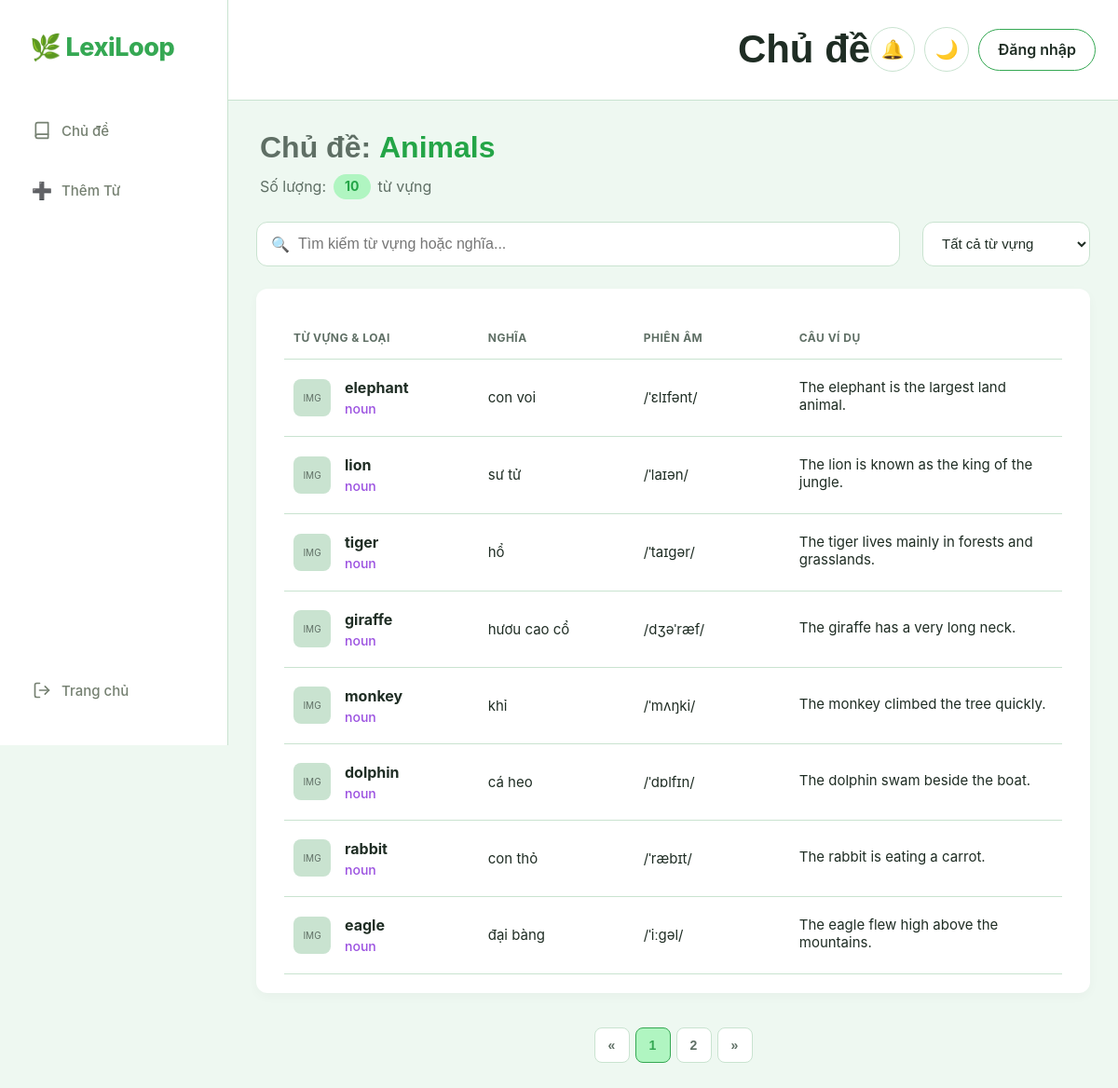
Screenshot of /pages/main/B_DanhSachTuVung.php?topicID=1 with the database file from the repository.
### tables this page shows
CREATE TABLE `Topics` (
    `topicID` int NOT NULL,
    `topicName` varchar(100) NOT NULL,
    `topicDescription` text,
    `category` varchar(20) NOT NULL DEFAULT 'common',
    `created_by` int DEFAULT NULL,
    `topicCreated_at` datetime DEFAULT CURRENT_TIMESTAMP
);

CREATE TABLE `vocabulary` (
  `id` int NOT NULL,
  `topic_id` int NOT NULL,
  `word` varchar(100) NOT NULL,
  `pronunciation` varchar(100) DEFAULT NULL,
  `part_of_speech` varchar(30) DEFAULT NULL,
  `meaning` text NOT NULL,
  `example_sentence` text,
  `created_by` int DEFAULT NULL,
  `created_at` datetime DEFAULT CURRENT_TIMESTAMP,
  `audio_url` varchar(255) DEFAULT NULL
);

### pages/main/B_DanhSachTuVung.php (the view, shortened to what this page needs)
<?php
require_once '../../Connect.php';
$isLoggedIn = isset($_SESSION['user_id']);
$topic_id = isset($_GET['topicID']) ? (int) $_GET['topicID'] : 0;
$sql_topic = "
    SELECT
        topicID,
        topicName,
        topicDescription
    FROM Topics
    WHERE topicID = ?
";
$stmt_topic = mysqli_prepare($link, $sql_topic);
mysqli_stmt_bind_param(
    $stmt_topic,
    "i",
    $topic_id
);
mysqli_stmt_execute($stmt_topic);
$result_topic = mysqli_stmt_get_result($stmt_topic);
$topic = mysqli_fetch_assoc($result_topic);
$sql_count = "
    SELECT COUNT(*) AS word_count
    FROM vocabulary
    WHERE topic_id = ?
";
$stmt_count = mysqli_prepare($link, $sql_count);
mysqli_stmt_bind_param(
    $stmt_count,
    "i",
    $topic_id
);
mysqli_stmt_execute($stmt_count);
$result_count = mysqli_stmt_get_result($stmt_count);
$count_data = mysqli_fetch_assoc($result_count);
$word_count = $count_data['word_count'];
$sql_vocab = "
    SELECT
        id,
        word,
        pronunciation,
        part_of_speech,
        meaning,
        example_sentence,
        audio_url
    FROM vocabulary
    WHERE topic_id = ?
    ORDER BY id ASC
";
$stmt_vocab = mysqli_prepare($link, $sql_vocab);
mysqli_stmt_bind_param(
    $stmt_vocab,
    "i",
    $topic_id
);
mysqli_stmt_execute($stmt_vocab);
$vocab_result = mysqli_stmt_get_result($stmt_vocab);
?>
<!DOCTYPE html>
<html lang="vi">
<head>
    <link rel="stylesheet" type="text/css" href="../../CSS/Style.css">
    <link rel="stylesheet" type="text/css" href="../../CSS/B_DanhSachTuVung.css">
    <link rel="stylesheet" type="text/css" href="../../CSS/responsive.css">
</head>
<body>
    <div class="layout-wrapper">
        <?php
        if ($isLoggedIn) {
            include '../../includes/sidebar_user.php';
        } else {
            include '../../includes/sidebar_guest.php';
        }
        ?>
        <main class="main-content">
            <?php
            include '../../includes/topheader.php';
            ?>
            <div class="content-area">
                <section class="topic-header">
                    <div class="topic-info">
                        <h2 class="topic-name">
                            Chủ đề:
                            <span class="dynamic-text">
                                <?= htmlspecialchars($topic['topicName']) ?>
                            </span>
                        </h2>
                        <p class="topic-count">
                            Số lượng:
                            <span class="dynamic-badge">
                                <?= $word_count ?>
                            </span>
                            từ vựng
                        </p>
                    </div>
                </section>
                <div class="vocabs-toolbar">
                    <div class="vocabs-search">
                        <span class="search-icon" aria-hidden="true">🔍</span>
                        <input type="search" id="vocab-search" name="vocab-search" class="search-input"
                            placeholder="Tìm kiếm từ vựng hoặc nghĩa...">
                    </div>
                    <div class="vocab-filter">
                        <select name="vocab-filter" id="vocab-filter-select">
                            <option value="all">Tất cả từ vựng</option>
                        </select>
                    </div>
                </div>
                <section class="vocab-card">
                    <table class="vocab-table">
                        <thead>
                            <tr>
                                <th class="col-word">TỪ VỰNG & LOẠI</th>
                                <th class="col-meaning">NGHĨA</th>
                                <th class="col-ipa">PHIÊN ÂM</th>
                                <th class="col-example">CÂU VÍ DỤ</th>
                            </tr>
                        </thead>
                        <tbody id="vocab-data-body" class="vocab-data">
                            <?php if (mysqli_num_rows($vocab_result) > 0): ?>
                                <?php while ($vocab = mysqli_fetch_assoc($vocab_result)): ?>
                                    <tr>
                                        <td class="col-word">
                                            <div class="word-info">
                                                <div class="word-img-placeholder">
                                                    IMG
                                                </div>
                                                <div class="word-details">
                                                    <span class="word-name">
                                                        <?= htmlspecialchars($vocab['word']) ?>
                                                    </span>
                                                    <span class="word-type">
                                                        <?= htmlspecialchars($vocab['part_of_speech'] ?? '') ?>
                                                    </span>
                                                </div>
                                            </div>
                                        </td>
                                        <td class="col-meaning">
                                            <?= htmlspecialchars($vocab['meaning']) ?>
                                        </td>
                                        <td class="col-ipa">
                                            <?= htmlspecialchars($vocab['pronunciation'] ?? '') ?>
                                        </td>
                                        <td class="col-example">
                                            <div class="ex-en">
                                                <?= htmlspecialchars($vocab['example_sentence'] ?? '') ?>
                                            </div>
                                        </td>
                                    </tr>
                                <?php endwhile; ?>
                            <?php endif; ?>
                        </tbody>
                    </table>
                </section>
            </div>
        </main>
    </div>
</body>
</html>

### CSS/Style.css (style rules this page uses)
*, *::before, *::after { box-sizing: border-box; }
:root { --color-primary: #35A853; --color-primary-dark: #24a547; --color-primary-light: #b0f5c1; --color-background: #EEF8F1; --color-surface: #FFFFFF; --color-text: #1F2D24; --color-text-muted: #5F6F65; --color-border: #C9E3D0; --color-white: #FFFFFF; }
h2 { font-family: Arial, sans-serif; font-size: 32px; font-weight: 600; line-height: 1.3; color: var(--color-text); }
p { margin: 0; font-size: 16px; line-height: 1.6; color: var(--color-text-muted); }
body { margin: 0 ; padding: 0 ; background-color: var(--color-background); color: var(--color-text); font-family: -apple-system, BlinkMacSystemFont, "Segoe UI", Roboto, sans-serif; }

### CSS/B_DanhSachTuVung.css (style rules this page uses)
.layout-wrapper { min-height: 100vh; width: 100%; }
.main-content { margin-left: 245px; min-width: 0; display: flex; flex-direction: column; background-color: var(--color-background); }
.content-area { padding: 30px; flex-grow: 1; overflow-y: auto; }
.topic-header { display: flex; justify-content: space-between; align-items: flex-end; margin-bottom: 24px; padding: 0 4px; }
.topic-info { display: flex; flex-direction: column; gap: 8px; }
.topic-name { margin: 0; font-size: 32px; font-weight: 600; color: var(--color-text-muted); }
.topic-name .dynamic-text { font-weight: 800; color: var(--color-primary-dark); }
.topic-count { margin: 0; font-size: 16px; color: var(--color-text-muted); display: flex; align-items: center; gap: 8px; }
.topic-count .dynamic-badge { font-weight: 700; color: var(--color-primary-dark); background-color: var(--color-primary-light); padding: 2px 12px; border-radius: 16px; font-size: 14px; display: inline-block; }
.vocabs-toolbar { display: flex; align-items: center; justify-content: space-between; width: 100%; margin-top: 0; margin-bottom: 24px; gap: 24px; }
.vocabs-search { position: relative; flex: 1; max-width: 1000px; }
.search-icon { position: absolute; left: 16px; top: 50%; transform: translateY(-50%); color: var(--color-text-muted); }
.search-input { width: 100%; height: 48px; padding: 0 16px 0 44px; border: 1px solid var(--color-border); border-radius: 12px; background-color: var(--color-surface); color: var(--color-text); font-size: 16px; outline: none; transition: border-color 0.2s ease, box-shadow 0.2s ease; }
.vocab-filter { display: flex; align-items: center; gap: 12px; flex-shrink: 0; }
.vocab-filter select { min-width: 180px; height: 48px; padding: 0 16px; border: 1px solid var(--color-border); border-radius: 12px; background-color: var(--color-surface); color: var(--color-text); font-size: 15px; cursor: pointer; outline: none; transition: border-color 0.2s ease, box-shadow 0.2s ease; }
.vocab-card { background-color: var(--color-surface); border-radius: 12px; padding: 20px 30px; box-shadow: 0 4px 12px rgba(0, 0, 0, 0.03); }
.vocab-table { width: 100%; border-collapse: collapse; margin-top: 10px; }
.vocab-table th { text-align: left; padding: 15px 10px; color: var(--color-text-muted); font-size: 12px; text-transform: uppercase; letter-spacing: 0.5px; border-bottom: 1px solid var(--color-border); }
.vocab-table td { padding: 20px 10px; border-bottom: 1px solid var(--color-border); vertical-align: middle; }
.word-info { display: flex; align-items: center; gap: 15px; }
.word-img-placeholder { width: 40px; height: 40px; background-color: var(--color-border); border-radius: 8px; display: flex; align-items: center; justify-content: center; font-size: 10px; color: var(--color-text-muted); }
.word-details { display: flex; flex-direction: column; }
.word-name { font-weight: 700; font-size: 16px; color: var(--color-text); margin-bottom: 4px; }
.word-type { font-size: 14px; color: #9b51e0; font-weight: 500; }
.col-meaning, .col-ipa { font-size: 15px; color: var(--color-text); }
.ex-en { font-size: 15px; color: var(--color-text); margin-bottom: 4px; }
.col-word { width: 25%; }
.col-meaning { width: 20%; }
.col-ipa { width: 20%; }
.col-example { width: 35%; }

### CSS/responsive.css (style rules this page uses)
*, *::before, *::after { box-sizing: border-box; }
.flex-item, .main-content, .page-content, .content-area, [class*="_NoiDung"], [class*="_Panel"] { min-width: 0; }
p, h1, h2, h3, h4, a, button, label, td, th { overflow-wrap: anywhere; }

### rows the page displays
topics: topicName "Animals"
vocabulary: word "elephant", part_of_speech "noun", meaning "con voi", pronunciation "/ˈɛlɪfənt/", example_sentence "The elephant is the largest land animal."
vocabulary: word "lion", part_of_speech "noun", meaning "sư tử", pronunciation "/ˈlaɪən/", example_sentence "The lion is known as the king of the jungle."
vocabulary: word "tiger", part_of_speech "noun", meaning "hổ", pronunciation "/ˈtaɪɡər/", example_sentence "The tiger lives mainly in forests and grasslands."
vocabulary: word "giraffe", part_of_speech "noun", meaning "hươu cao cổ", pronunciation "/dʒəˈræf/", example_sentence "The giraffe has a very long neck."
vocabulary: word "monkey", part_of_speech "noun", meaning "khỉ", pronunciation "/ˈmʌŋki/", example_sentence "The monkey climbed the tree quickly."
vocabulary: word "dolphin", part_of_speech "noun", meaning "cá heo", pronunciation "/ˈdɒlfɪn/", example_sentence "The dolphin swam beside the boat."
vocabulary: word "rabbit", part_of_speech "noun", meaning "con thỏ", pronunciation "/ˈræbɪt/", example_sentence "The rabbit is eating a carrot."
vocabulary: word "eagle", part_of_speech "noun", meaning "đại bàng", pronunciation "/ˈiːɡəl/", example_sentence "The eagle flew high above the mountains."

### other values shown
$headerTitle "Chủ đề"
$word_count "10"
